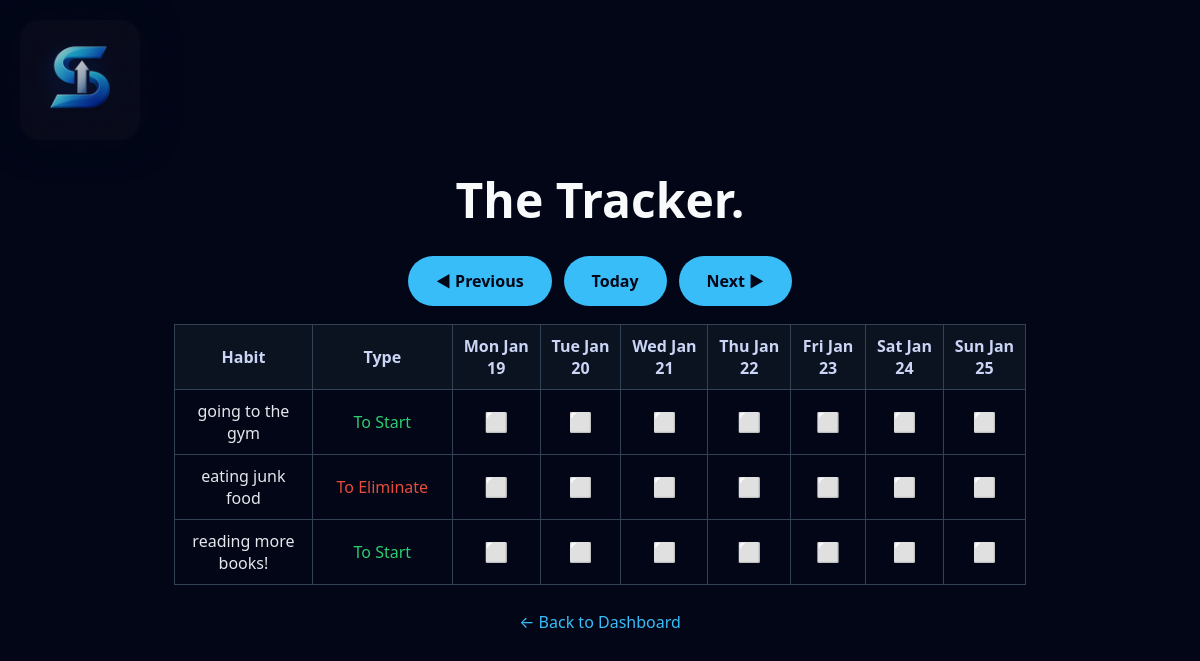
Page /table?week=2026-01-19 on the committed database.
### tables this page shows
CREATE TABLE habits (
    id INTEGER PRIMARY KEY AUTOINCREMENT,
    name TEXT NOT NULL,
    type TEXT NOT NULL CHECK(type IN ('start','cut'))
);

### app.py (the view)
@app.route("/table")
def table():
    week_param = request.args.get("week", "")
    monday = parse_week_param(week_param)
    week = build_week(monday)
    start_iso = week[0]["iso"]
    end_iso = week[-1]["iso"]
    prev_monday = (monday - timedelta(days=7)).isoformat()
    next_monday = (monday + timedelta(days=7)).isoformat()
    this_monday = (date.today() - timedelta(days=date.today().weekday())).isoformat()
    conn = db()
    cur = conn.cursor()
    habits = cur.execute(
        "SELECT id, name, type FROM habits ORDER BY id"
    ).fetchall()
    check_rows = cur.execute(
        """
        SELECT habit_id, check_date, done
        FROM checks
        WHERE check_date >= ? AND check_date <= ?
        """,
        (start_iso, end_iso)
    ).fetchall()
    done = {}
    for r in check_rows:
        done[(r["habit_id"], r["check_date"])] = (r["done"] == 1)
    conn.close()
    return render_template(
        "table.html",
        habits=habits,
        week=week,
        done=done,
        week_start=monday.isoformat(),
        prev_week=prev_monday,
        next_week=next_monday,
        this_week=this_monday
    )

### app.py (called while the page is built)
def db():
    conn = sqlite3.connect(DB)
    conn.row_factory = sqlite3.Row
    return conn

def parse_week_param(week_str):
    chosen = date.today()
    if week_str:
        try:
            chosen = datetime.strptime(week_str, "%Y-%m-%d").date()
        except ValueError:
            chosen = date.today()
    monday = chosen - timedelta(days=chosen.weekday())
    return monday

def build_week(monday):
    today = date.today()
    week = []
    for i in range(7):
        d = monday + timedelta(days=i)
        week.append({
            "label": d.strftime("%a %b %d"),
            "iso": d.isoformat(),
            "is_today": (d == today)
        })
    return week

### templates/table.html (shortened to what this page needs)
<!DOCTYPE html>
<html lang="en">
<head>
  <link rel="stylesheet" href="{{ url_for('static', filename='styles.css') }}">
</head>
<body>
  <div class="container">
    <h1>The Tracker.</h1>
    <div class="week-nav">
      <a class="btn" href="{{ url_for('table', week=prev_week) }}">◀ Previous</a>
      <a class="btn" href="{{ url_for('table', week=this_week) }}">Today</a>
      <a class="btn" href="{{ url_for('table', week=next_week) }}">Next ▶</a>
    </div>
    <div class="table-wrap">
      <table>
        <thead>
          <tr>
            <th>Habit</th>
            <th>Type</th>
            {% for day in week %}
              <th class="{% if day.is_today %}today{% endif %}">
                {{ day.label }}
              </th>
            {% endfor %}
          </tr>
        </thead>
        <tbody>
          {% for h in habits %}
          <tr>
            <td>{{ h["name"] }}</td>
            <td class="type-col">
              {% if h["type"] == "start" %}
                <span class="tag start">To Start</span>
              {% else %}
                <span class="tag eliminate">To Eliminate</span>
              {% endif %}
            </td>
            {% for day in week %}
              <td>
                <form method="POST" action="/toggle" class="no-gap">
                  <button class="check-btn" type="submit">
                    {% if done.get((h['id'], day.iso), False) %}
                      ✅
                    {% else %}
                      ⬜
                    {% endif %}
                  </button>
                </form>
              </td>
            {% endfor %}
          </tr>
          {% else %}
          <tr>
            <td colspan="8">No habits yet. Go create some first.</td>
          </tr>
          {% endfor %}
        </tbody>
      </table>
    </div>
    <a class="link" href="/system">← Back to Dashboard</a>
  </div>
</body>
<header class="top-bar">
  <a href="/" class="logo-link">
    <img src="{{ url_for('static', filename='logo.png') }}" alt="Logo" class="logo">
  </a>
</header>
</html>

### static/styles.css (style rules this page uses)
.top-bar { position: absolute; top: 20px; left: 20px; }
.logo { height: 120px; opacity: 0.75; cursor: pointer; filter: drop-shadow(0 0 20px rgba(2, 6, 23, 0.8)); border-radius: 20px; }
* { box-sizing: border-box; margin: 0; padding: 0; }
body { min-height: 100vh; display: flex; justify-content: center; align-items: center; background: #020617; color: #e5e7eb; font-family: system-ui, -apple-system, BlinkMacSystemFont, "Segoe UI", Roboto, sans-serif; }
.container { max-width: 900px; width: 100%; padding: 40px 24px; text-align: center; }
h1 { font-size: 3rem; font-weight: 700; margin-bottom: 24px; color: #f8fafc; }
.btn { display: inline-block; padding: 14px 28px; font-size: 1rem; font-weight: 600; border-radius: 999px; background: #38bdf8; color: #020617; text-decoration: none; border: none; cursor: pointer; }
.link { display: inline-block; margin-top: 26px; color: #38bdf8; text-decoration: none; }
.tag.start { color: #2ecc71; }
.tag.eliminate { color: #e74c3c; }
.table-wrap { width: 100%; overflow-x: auto; margin-top: 16px; }
table { width: 100%; border-collapse: collapse; }
th, td { padding: 10px; border: 1px solid #334155; }
th { background: #0b1220; color: #cbd5f5; font-weight: 600; }
.check-btn { border: none; background: transparent; font-size: 1.2rem; cursor: pointer; }
.type-col { width: 140px; text-align: center; }
.type-col .tag { width: auto; }
.week-nav { margin: 12px 0 18px; display: flex; gap: 12px; justify-content: center; flex-wrap: wrap; }

### rows in the picture
habits: name "going to the gym", type "To Start"
habits: name "eating junk food", type "To Eliminate"
habits: name "reading more books!", type "To Start"

### other values in the picture
{{ day.label }} "Mon Jan 19" "Tue Jan 20" "Wed Jan 21" "Thu Jan 22" "Fri Jan 23" "Sat Jan 24" "Sun Jan 25"
